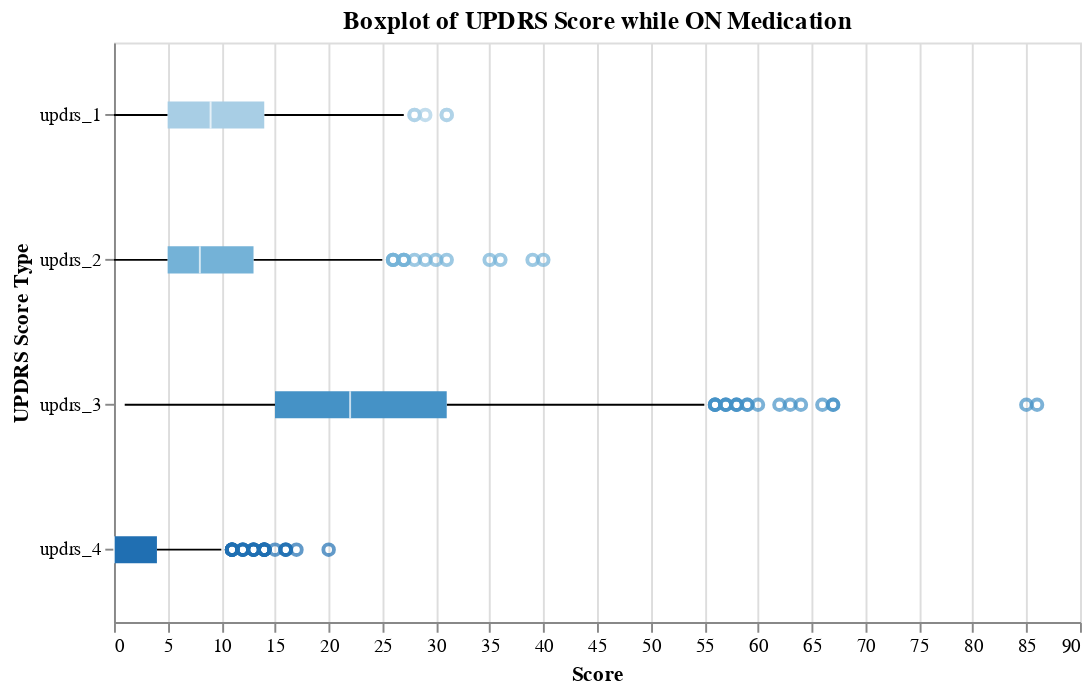

The cell this chart's notebook holds for it:
### Code cell
# Boxplot for patients who is taking medication
On_data = train_clinical[train_clinical["upd23b_clinical_state_on_medication"]=="On"]

# drop missing values
On_data_ = On_data.dropna()

# Boxplot for the whole dataset
x = ['updrs_1', 'updrs_2', 'updrs_3', 'updrs_4']

alt.Chart(On_data_).mark_boxplot().encode(
    y=alt.Y('variable:O', axis=alt.Axis(title='UPDRS Score Type')),
    x=alt.X('value:Q', title="Score"),
    color=alt.Color('variable:O', legend=None),
).transform_fold(
    x,
    as_=['variable', 'value']
).transform_filter(
    alt.FieldOneOfPredicate(field='variable', oneOf=x)
).properties(
    width=500,
    height=300,
    title='Boxplot of UPDRS Score while ON Medication'
)

### Figure 1 — Vega-Lite specification as saved in the notebook (floating-point values rounded to 4 significant figures; data arrays with more than 128 entries replaced by an {"elided": "..."} marker saying what was removed)
{"config": {"view": {"continuousWidth": 400, "continuousHeight": 300}}, "data": {"name": "data-0612a61210d4a8340a3176adebd538c8"}, "mark": "boxplot", "encoding": {"color": {"field": "variable", "legend": null, "type": "ordinal"}, "x": {"field": "value", "title": "Score", "type": "quantitative"}, "y": {"axis": {"title": "UPDRS Score Type"}, "field": "variable", "type": "ordinal"}}, "height": 300, "title": "Boxplot of UPDRS Score while ON Medication", "transform": [{"fold": ["updrs_1", "updrs_2", "updrs_3", "updrs_4"], "as": ["variable", "value"]}, {"filter": {"field": "variable", "oneOf": ["updrs_1", "updrs_2", "updrs_3", "updrs_4"]}}], "width": 500, "$schema": "https://vega.github.io/schema/vega-lite/v4.17.0.json", "datasets": {"data-0612a61210d4a8340a3176adebd538c8": {"elided": "753 records"}}}
